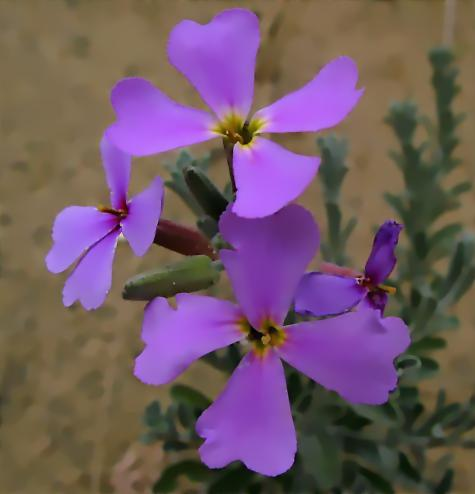
%> input picture school/cs278/L0smoothing/code/pflower-hybrid-0.01.jpg, 475 x 494 px
$ octave --eval "result = L0SmoothingHybrid(imread('pflower-hybrid-0.01.jpg'));"   (GNU Octave 9; MATLAB toolbox functions it lacks are replaced by stand-ins)
%> lines starting %> are read from the running program, lines starting %| are printed output that depends on the picture; in (x1, y1, x2, y2) boxes, pixels count from 0 and x2, y2 are one past the last pixel; in counts of white or black regions, pixels touching at a corner belong together; the program's own positions count from 1
function S = L0SmoothingHybrid(Im, lambda, kappa)

if ~exist('kappa','var')
    kappa = 2.0;
end
if ~exist('lambda','var')
    lambda = 2e-2;
end
S = im2double(Im);
betamax = 1e5;
% fl = [0,1,0;1,-4,1;0,1,0];
lapfilter = fspecial('laplacian', 0);
hfilter = [0,0,0;-.5,0,.5;0,0,0];
vfilter = [0,-.5,0;0,0,0;0,.5,0];
% hfilter = [-1,1];
% vfilter = [-1;1];
[N,M,D] = size(Im);
%> N = 494; M = 475; D = 3
sizeI2D = [N,M];
%> sizeI2D = [494 475]
otfFl = psf2otf(lapfilter,sizeI2D);
Numer1 = fft2(S);
Denom2 = abs(otfFl).^2;
if D>1
    Denom2 = repmat(Denom2,[1,1,D]);
end
beta = 2*lambda;
while beta < betamax
    Denom   = 1 + beta*Denom2;
    % lap subproblem
    lap = circfilter(S, lapfilter);
    h = circfilter(S, hfilter);
    v = circfilter(S, vfilter);
    if D==1
        t = (h.^2+v.^2)<lambda/beta;
    else
        t = sum((h.^2+v.^2),3)<lambda/beta;
        t = repmat(t,[1,1,D]);
    end
    lap(t)=0;
    % S subproblem
    Numer2 = circfilter(lap, lapfilter);
    FS = (Numer1 + beta*fft2(Numer2))./Denom;
    S = real(ifft2(FS));
    beta = beta*kappa;
    fprintf('.');
end
%> this loop made 22 passes
%> pass 1, in circfilter, `R = pad(2:end-1,2:end-1,:);`:
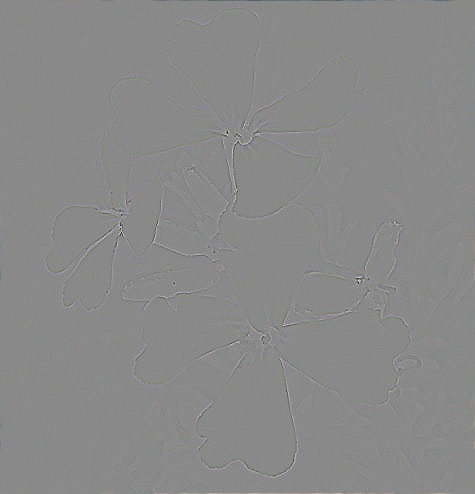
%> R: size 494x475x3 double; mean R, G, B 4.61e-17, 2.11e-17, 2.4e-17; drawn with min black and max white
%> pass 1, in circfilter (call 2), `R = pad(2:end-1,2:end-1,:);`:
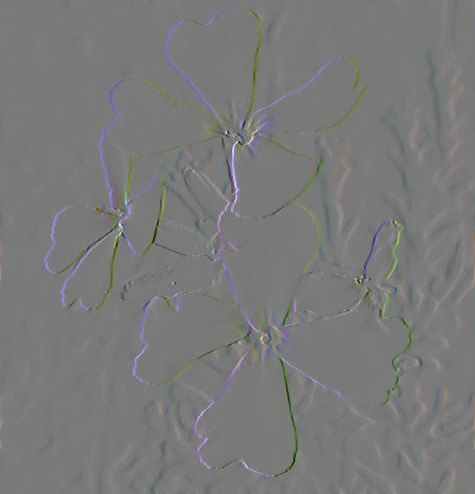
%> R: size 494x475x3 double; mean R, G, B -2.37e-20, -4.26e-20, 2.2e-19; drawn with min black and max white
%> pass 1, in circfilter (call 3), `R = pad(2:end-1,2:end-1,:);`:
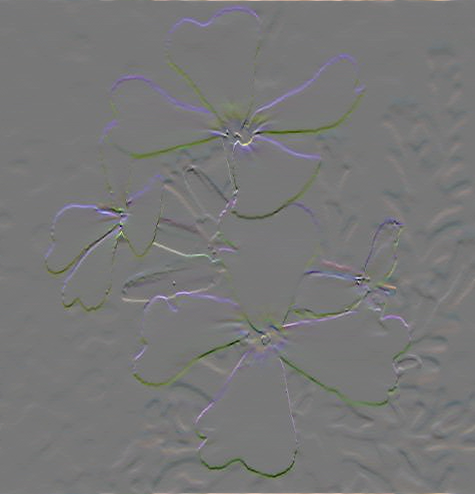
%> R: size 494x475x3 double; mean R, G, B -5.25e-17, -5.2e-18, -4.35e-17; drawn with min black and max white
%> after the loop:
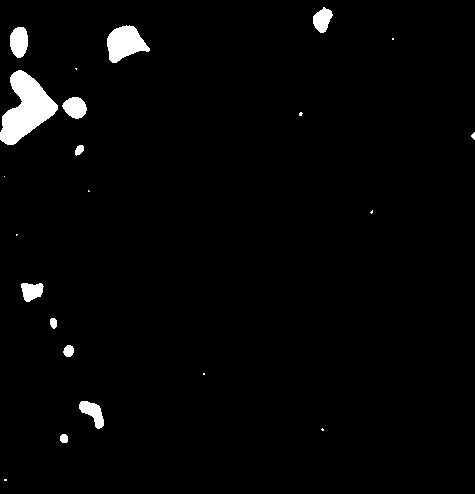
%> t: size 494x475x3 logical; 2.4% white; 22 white regions (10 under 20 px), largest, box (x1, y1, x2, y2) and area: (0, 70, 58, 145) 2321, (107, 25, 150, 63) 1020, (10, 27, 28, 58) 450
%> after the loop, beta = 167772.2
fprintf('\n');
end

function R = circfilter(M, H)
    pad = padarray(M, [1, 1], 'circular');
    for d = 1:size(M, 3)
        pad(:,:,d) = filter2(H, pad(:,:,d));
    end
    R = pad(2:end-1,2:end-1,:);
end
